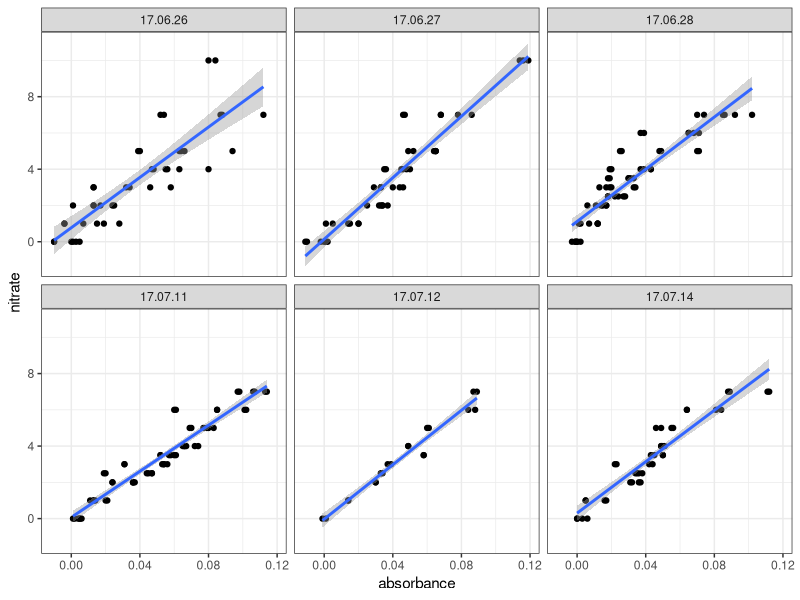
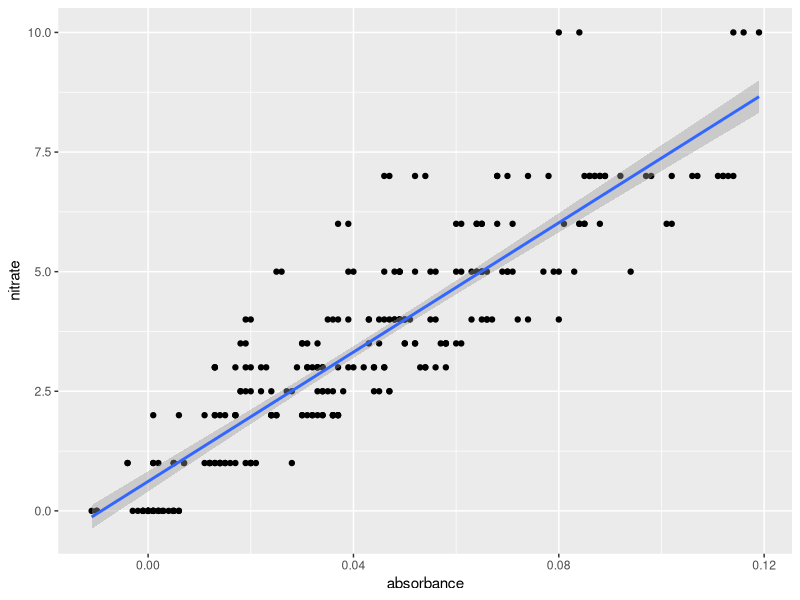
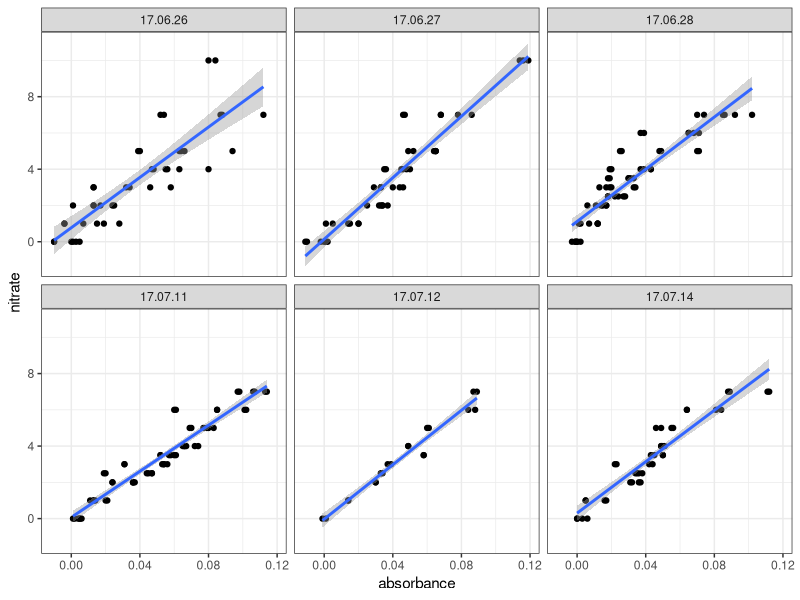

Reproduce these figures in R, in order. (Note: this script raises an error after producing the figures.)
library(ggplot2)
library(broom)
library(tidyverse)


#Read in standard curves

stcurve.2606<-read.csv("nitrate_data/standard_curves/standard_curve_260617.csv")
stcurve.2706<-read.csv("nitrate_data/standard_curves/standard_curve_270617.csv")
stcurve.2806<-read.csv("nitrate_data/standard_curves/standard_curve_280617.csv")
stcurve.1107<-read.csv("nitrate_data/standard_curves/standard_curve_110717.csv")
stcurve.1207<-read.csv("nitrate_data/standard_curves/standard_curve_120717.csv")
stcurve.1407<-read.csv("nitrate_data/standard_curves/standard_curve_140717.csv") #this one has a different strucutre

#remove abherrant point because there was a bubble on the cuvette
stcurve.2806$absorbance.1 [stcurve.2806$sample=="st.3." & stcurve.2806$rep=="B"]<- 0.044



head(stcurve.2606)

new_1<-stcurve.2606 %>%
  select(sample, absorbance.1, absorbance.2, nitrate, rep) %>%
  mutate(date.measured="17.06.26", day=1)
new_2<-stcurve.2706 %>%
  select(sample, absorbance.1, absorbance.2, nitrate, rep) %>%
  mutate(date.measured="17.06.27", day=2)
new_3<-stcurve.2806 %>%
  select(sample, absorbance.1, absorbance.2, nitrate, rep) %>%
  mutate(date.measured="17.06.28", day=3) %>%
  filter(rep!="B") #remembering that I immediately redid rep B on 17/06/28 as rep B2, therefore ok to remove rep B
new_4<-stcurve.1107 %>%
  select(sample, absorbance.1, absorbance.2, nitrate, rep) %>%
  mutate(date.measured="17.07.11", day=4)
new_5<-stcurve.1207 %>%
  select(sample, absorbance.1, absorbance.2, nitrate, rep) %>%
  mutate(date.measured="17.07.12", day=5)
new_6<-stcurve.1407 %>%
  select(sample, absorbance.1, absorbance.2, nitrate, rep) %>%
  mutate(date.measured="17.07.14", day=6)


all_standard_curves<-rbind(new_1, new_2, new_3, new_4, new_5, new_6)

#get 2 absorbance measures from each samples into a single column labelled as "take" 1 and 2
all_standard_curves_vert<-rbind(all_standard_curves, all_standard_curves) %>%
  mutate(absorbance=c(all_standard_curves$absorbance.1, all_standard_curves$absorbance.2), 
         take=rep(1:2, length(all_standard_curves$absorbance.2))) %>%
  select(-absorbance.1, -absorbance.2) %>%
  filter(!sample %in% c("blank", "Blank"))  %>%
  filter(!rep %in% c("B2_500_a", "B2_500_b", "B2_cuvette")) 

       
names(all_standard_curves_vert)
as.factor(all_standard_curves_vert$day)

#adventures in plotting
all_standard_curves_vert %>%
  filter(absorbance<0.12)%>%
  ggplot(aes(y=nitrate, x=absorbance)) +
  geom_point() + stat_smooth(method="lm") + facet_wrap(~date.measured) + theme_bw()
ggsave("standard_curves.pdf")

all_standard_curves_vert %>%
  filter(absorbance<0.12)%>%
  ggplot(aes(y=nitrate, x=absorbance)) +
  geom_point() + stat_smooth(method="lm")


#Fit model
all_st_curves_model<-all_standard_curves_vert %>%
  filter(absorbance<0.12)%>%
  group_by(date.measured, rep)%>%
  do(tidy(lm(nitrate~absorbance, data=.)))

predict(all_st_curves_model, newdata=0.5)

#fit a different model for different dates
for (i in 1:length(unique(all_standard_curves_vert$date.measured))){
temp<-all_standard_curves_vert %>%
  filter(absorbance<0.12)%>%
  filter(date.measured==unique(all_standard_curves_vert$date.measured)[i])
mod<-lm(nitrate~absorbance, data=temp)
assign(paste("mod", unique(all_standard_curves_vert$date.measured)[i], sep="_"), mod)
}

#these are the models:
mod_17.06.26
mod_17.06.27
mod_17.06.28
mod_17.07.11
mod_17.07.12
mod_17.07.14

all_st_curves_model  %>% 
  filter(term=="absorbance") %>%
  ggplot(aes(y=estimate, x=date.measured, col=rep)) + geom_point() +
  geom_errorbar(aes(ymin=estimate-std.error, ymax=estimate+std.error), width=.2)

